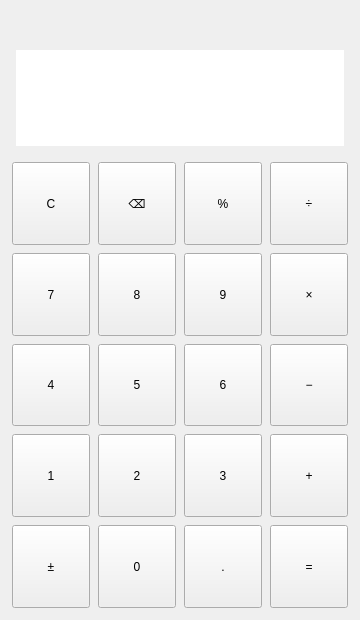
<?xml version="1.0" encoding="UTF-8"?>
<ui version="4.0">
 <class>Calculator</class>
 <widget class="QWidget" name="Calculator">
  <property name="geometry">
   <rect>
    <x>0</x>
    <y>0</y>
    <width>360</width>
    <height>620</height>
   </rect>
  </property>
  <property name="minimumSize">
   <size>
    <width>360</width>
    <height>620</height>
   </size>
  </property>
  <property name="maximumSize">
   <size>
    <width>360</width>
    <height>620</height>
   </size>
  </property>
  <property name="windowTitle">
   <string>计算器</string>
  </property>
  <layout class="QVBoxLayout" name="rootLayout">
   <property name="spacing">
    <number>8</number>
   </property>
   <property name="leftMargin">
    <number>12</number>
   </property>
   <property name="topMargin">
    <number>4</number>
   </property>
   <property name="rightMargin">
    <number>12</number>
   </property>
   <property name="bottomMargin">
    <number>12</number>
   </property>
   <item>
    <widget class="QFrame" name="displayPanel">
     <property name="minimumSize">
      <size>
       <width>0</width>
       <height>150</height>
      </size>
     </property>
     <property name="maximumSize">
      <size>
       <width>16777215</width>
       <height>150</height>
      </size>
     </property>
     <property name="sizePolicy">
      <sizepolicy hsizetype="Expanding" vsizetype="Fixed">
       <horstretch>0</horstretch>
       <verstretch>0</verstretch>
      </sizepolicy>
     </property>
     <property name="frameShape">
      <enum>QFrame::NoFrame</enum>
     </property>
     <layout class="QVBoxLayout" name="displayLayout">
      <property name="spacing">
       <number>2</number>
      </property>
      <property name="leftMargin">
       <number>4</number>
      </property>
      <property name="topMargin">
       <number>8</number>
      </property>
      <property name="rightMargin">
       <number>4</number>
      </property>
      <property name="bottomMargin">
       <number>4</number>
      </property>
      <item>
       <widget class="QLabel" name="expressionLabel">
        <property name="minimumSize">
         <size>
          <width>0</width>
          <height>22</height>
         </size>
        </property>
        <property name="maximumSize">
         <size>
          <width>16777215</width>
          <height>28</height>
         </size>
        </property>
        <property name="sizePolicy">
         <sizepolicy hsizetype="Preferred" vsizetype="Fixed">
          <horstretch>0</horstretch>
          <verstretch>0</verstretch>
         </sizepolicy>
        </property>
        <property name="focusPolicy">
         <enum>Qt::NoFocus</enum>
        </property>
        <property name="text">
         <string/>
        </property>
        <property name="alignment">
         <set>Qt::AlignRight|Qt::AlignTrailing|Qt::AlignVCenter</set>
        </property>
       </widget>
      </item>
      <item>
       <widget class="QLineEdit" name="displayEdit">
        <property name="minimumSize">
         <size>
          <width>0</width>
          <height>96</height>
         </size>
        </property>
        <property name="maximumSize">
         <size>
          <width>16777215</width>
          <height>96</height>
         </size>
        </property>
        <property name="sizePolicy">
         <sizepolicy hsizetype="Expanding" vsizetype="Fixed">
          <horstretch>0</horstretch>
          <verstretch>0</verstretch>
         </sizepolicy>
        </property>
        <property name="focusPolicy">
         <enum>Qt::NoFocus</enum>
        </property>
        <property name="frame">
         <bool>false</bool>
        </property>
        <property name="readOnly">
         <bool>true</bool>
        </property>
        <property name="alignment">
         <set>Qt::AlignRight|Qt::AlignTrailing|Qt::AlignVCenter</set>
        </property>
       </widget>
      </item>
     </layout>
    </widget>
   </item>
   <item>
    <layout class="QGridLayout" name="buttonGrid">
     <property name="horizontalSpacing">
      <number>8</number>
     </property>
     <property name="verticalSpacing">
      <number>8</number>
     </property>
     <item row="0" column="0">
      <widget class="QPushButton" name="btnClear">
       <property name="minimumSize">
        <size>
         <width>68</width>
         <height>56</height>
        </size>
       </property>
       <property name="sizePolicy">
        <sizepolicy hsizetype="Expanding" vsizetype="Expanding">
         <horstretch>0</horstretch>
         <verstretch>0</verstretch>
        </sizepolicy>
       </property>
       <property name="focusPolicy">
        <enum>Qt::NoFocus</enum>
       </property>
       <property name="cursor">
        <cursorShape>PointingHandCursor</cursorShape>
       </property>
       <property name="text">
        <string>C</string>
       </property>
      </widget>
     </item>
     <item row="0" column="1">
      <widget class="QPushButton" name="btnBackspace">
       <property name="minimumSize">
        <size>
         <width>68</width>
         <height>56</height>
        </size>
       </property>
       <property name="sizePolicy">
        <sizepolicy hsizetype="Expanding" vsizetype="Expanding">
         <horstretch>0</horstretch>
         <verstretch>0</verstretch>
        </sizepolicy>
       </property>
       <property name="focusPolicy">
        <enum>Qt::NoFocus</enum>
       </property>
       <property name="cursor">
        <cursorShape>PointingHandCursor</cursorShape>
       </property>
       <property name="text">
        <string>⌫</string>
       </property>
      </widget>
     </item>
     <item row="0" column="2">
      <widget class="QPushButton" name="btnPercent">
       <property name="minimumSize">
        <size>
         <width>68</width>
         <height>56</height>
        </size>
       </property>
       <property name="sizePolicy">
        <sizepolicy hsizetype="Expanding" vsizetype="Expanding">
         <horstretch>0</horstretch>
         <verstretch>0</verstretch>
        </sizepolicy>
       </property>
       <property name="focusPolicy">
        <enum>Qt::NoFocus</enum>
       </property>
       <property name="cursor">
        <cursorShape>PointingHandCursor</cursorShape>
       </property>
       <property name="text">
        <string>%</string>
       </property>
      </widget>
     </item>
     <item row="0" column="3">
      <widget class="QPushButton" name="btnDivide">
       <property name="minimumSize">
        <size>
         <width>68</width>
         <height>56</height>
        </size>
       </property>
       <property name="sizePolicy">
        <sizepolicy hsizetype="Expanding" vsizetype="Expanding">
         <horstretch>0</horstretch>
         <verstretch>0</verstretch>
        </sizepolicy>
       </property>
       <property name="focusPolicy">
        <enum>Qt::NoFocus</enum>
       </property>
       <property name="cursor">
        <cursorShape>PointingHandCursor</cursorShape>
       </property>
       <property name="text">
        <string>÷</string>
       </property>
      </widget>
     </item>
     <item row="1" column="0">
      <widget class="QPushButton" name="btn7">
       <property name="minimumSize">
        <size>
         <width>68</width>
         <height>56</height>
        </size>
       </property>
       <property name="sizePolicy">
        <sizepolicy hsizetype="Expanding" vsizetype="Expanding">
         <horstretch>0</horstretch>
         <verstretch>0</verstretch>
        </sizepolicy>
       </property>
       <property name="focusPolicy">
        <enum>Qt::NoFocus</enum>
       </property>
       <property name="cursor">
        <cursorShape>PointingHandCursor</cursorShape>
       </property>
       <property name="text">
        <string>7</string>
       </property>
      </widget>
     </item>
     <item row="1" column="1">
      <widget class="QPushButton" name="btn8">
       <property name="minimumSize">
        <size>
         <width>68</width>
         <height>56</height>
        </size>
       </property>
       <property name="sizePolicy">
        <sizepolicy hsizetype="Expanding" vsizetype="Expanding">
         <horstretch>0</horstretch>
         <verstretch>0</verstretch>
        </sizepolicy>
       </property>
       <property name="focusPolicy">
        <enum>Qt::NoFocus</enum>
       </property>
       <property name="cursor">
        <cursorShape>PointingHandCursor</cursorShape>
       </property>
       <property name="text">
        <string>8</string>
       </property>
      </widget>
     </item>
     <item row="1" column="2">
      <widget class="QPushButton" name="btn9">
       <property name="minimumSize">
        <size>
         <width>68</width>
         <height>56</height>
        </size>
       </property>
       <property name="sizePolicy">
        <sizepolicy hsizetype="Expanding" vsizetype="Expanding">
         <horstretch>0</horstretch>
         <verstretch>0</verstretch>
        </sizepolicy>
       </property>
       <property name="focusPolicy">
        <enum>Qt::NoFocus</enum>
       </property>
       <property name="cursor">
        <cursorShape>PointingHandCursor</cursorShape>
       </property>
       <property name="text">
        <string>9</string>
       </property>
      </widget>
     </item>
     <item row="1" column="3">
      <widget class="QPushButton" name="btnMultiply">
       <property name="minimumSize">
        <size>
         <width>68</width>
         <height>56</height>
        </size>
       </property>
       <property name="sizePolicy">
        <sizepolicy hsizetype="Expanding" vsizetype="Expanding">
         <horstretch>0</horstretch>
         <verstretch>0</verstretch>
        </sizepolicy>
       </property>
       <property name="focusPolicy">
        <enum>Qt::NoFocus</enum>
       </property>
       <property name="cursor">
        <cursorShape>PointingHandCursor</cursorShape>
       </property>
       <property name="text">
        <string>×</string>
       </property>
      </widget>
     </item>
     <item row="2" column="0">
      <widget class="QPushButton" name="btn4">
       <property name="minimumSize">
        <size>
         <width>68</width>
         <height>56</height>
        </size>
       </property>
       <property name="sizePolicy">
        <sizepolicy hsizetype="Expanding" vsizetype="Expanding">
         <horstretch>0</horstretch>
         <verstretch>0</verstretch>
        </sizepolicy>
       </property>
       <property name="focusPolicy">
        <enum>Qt::NoFocus</enum>
       </property>
       <property name="cursor">
        <cursorShape>PointingHandCursor</cursorShape>
       </property>
       <property name="text">
        <string>4</string>
       </property>
      </widget>
     </item>
     <item row="2" column="1">
      <widget class="QPushButton" name="btn5">
       <property name="minimumSize">
        <size>
         <width>68</width>
         <height>56</height>
        </size>
       </property>
       <property name="sizePolicy">
        <sizepolicy hsizetype="Expanding" vsizetype="Expanding">
         <horstretch>0</horstretch>
         <verstretch>0</verstretch>
        </sizepolicy>
       </property>
       <property name="focusPolicy">
        <enum>Qt::NoFocus</enum>
       </property>
       <property name="cursor">
        <cursorShape>PointingHandCursor</cursorShape>
       </property>
       <property name="text">
        <string>5</string>
       </property>
      </widget>
     </item>
     <item row="2" column="2">
      <widget class="QPushButton" name="btn6">
       <property name="minimumSize">
        <size>
         <width>68</width>
         <height>56</height>
        </size>
       </property>
       <property name="sizePolicy">
        <sizepolicy hsizetype="Expanding" vsizetype="Expanding">
         <horstretch>0</horstretch>
         <verstretch>0</verstretch>
        </sizepolicy>
       </property>
       <property name="focusPolicy">
        <enum>Qt::NoFocus</enum>
       </property>
       <property name="cursor">
        <cursorShape>PointingHandCursor</cursorShape>
       </property>
       <property name="text">
        <string>6</string>
       </property>
      </widget>
     </item>
     <item row="2" column="3">
      <widget class="QPushButton" name="btnSubtract">
       <property name="minimumSize">
        <size>
         <width>68</width>
         <height>56</height>
        </size>
       </property>
       <property name="sizePolicy">
        <sizepolicy hsizetype="Expanding" vsizetype="Expanding">
         <horstretch>0</horstretch>
         <verstretch>0</verstretch>
        </sizepolicy>
       </property>
       <property name="focusPolicy">
        <enum>Qt::NoFocus</enum>
       </property>
       <property name="cursor">
        <cursorShape>PointingHandCursor</cursorShape>
       </property>
       <property name="text">
        <string>−</string>
       </property>
      </widget>
     </item>
     <item row="3" column="0">
      <widget class="QPushButton" name="btn1">
       <property name="minimumSize">
        <size>
         <width>68</width>
         <height>56</height>
        </size>
       </property>
       <property name="sizePolicy">
        <sizepolicy hsizetype="Expanding" vsizetype="Expanding">
         <horstretch>0</horstretch>
         <verstretch>0</verstretch>
        </sizepolicy>
       </property>
       <property name="focusPolicy">
        <enum>Qt::NoFocus</enum>
       </property>
       <property name="cursor">
        <cursorShape>PointingHandCursor</cursorShape>
       </property>
       <property name="text">
        <string>1</string>
       </property>
      </widget>
     </item>
     <item row="3" column="1">
      <widget class="QPushButton" name="btn2">
       <property name="minimumSize">
        <size>
         <width>68</width>
         <height>56</height>
        </size>
       </property>
       <property name="sizePolicy">
        <sizepolicy hsizetype="Expanding" vsizetype="Expanding">
         <horstretch>0</horstretch>
         <verstretch>0</verstretch>
        </sizepolicy>
       </property>
       <property name="focusPolicy">
        <enum>Qt::NoFocus</enum>
       </property>
       <property name="cursor">
        <cursorShape>PointingHandCursor</cursorShape>
       </property>
       <property name="text">
        <string>2</string>
       </property>
      </widget>
     </item>
     <item row="3" column="2">
      <widget class="QPushButton" name="btn3">
       <property name="minimumSize">
        <size>
         <width>68</width>
         <height>56</height>
        </size>
       </property>
       <property name="sizePolicy">
        <sizepolicy hsizetype="Expanding" vsizetype="Expanding">
         <horstretch>0</horstretch>
         <verstretch>0</verstretch>
        </sizepolicy>
       </property>
       <property name="focusPolicy">
        <enum>Qt::NoFocus</enum>
       </property>
       <property name="cursor">
        <cursorShape>PointingHandCursor</cursorShape>
       </property>
       <property name="text">
        <string>3</string>
       </property>
      </widget>
     </item>
     <item row="3" column="3">
      <widget class="QPushButton" name="btnAdd">
       <property name="minimumSize">
        <size>
         <width>68</width>
         <height>56</height>
        </size>
       </property>
       <property name="sizePolicy">
        <sizepolicy hsizetype="Expanding" vsizetype="Expanding">
         <horstretch>0</horstretch>
         <verstretch>0</verstretch>
        </sizepolicy>
       </property>
       <property name="focusPolicy">
        <enum>Qt::NoFocus</enum>
       </property>
       <property name="cursor">
        <cursorShape>PointingHandCursor</cursorShape>
       </property>
       <property name="text">
        <string>+</string>
       </property>
      </widget>
     </item>
     <item row="4" column="0">
      <widget class="QPushButton" name="btnSign">
       <property name="minimumSize">
        <size>
         <width>68</width>
         <height>56</height>
        </size>
       </property>
       <property name="sizePolicy">
        <sizepolicy hsizetype="Expanding" vsizetype="Expanding">
         <horstretch>0</horstretch>
         <verstretch>0</verstretch>
        </sizepolicy>
       </property>
       <property name="focusPolicy">
        <enum>Qt::NoFocus</enum>
       </property>
       <property name="cursor">
        <cursorShape>PointingHandCursor</cursorShape>
       </property>
       <property name="text">
        <string>±</string>
       </property>
      </widget>
     </item>
     <item row="4" column="1">
      <widget class="QPushButton" name="btn0">
       <property name="minimumSize">
        <size>
         <width>68</width>
         <height>56</height>
        </size>
       </property>
       <property name="sizePolicy">
        <sizepolicy hsizetype="Expanding" vsizetype="Expanding">
         <horstretch>0</horstretch>
         <verstretch>0</verstretch>
        </sizepolicy>
       </property>
       <property name="focusPolicy">
        <enum>Qt::NoFocus</enum>
       </property>
       <property name="cursor">
        <cursorShape>PointingHandCursor</cursorShape>
       </property>
       <property name="text">
        <string>0</string>
       </property>
      </widget>
     </item>
     <item row="4" column="2">
      <widget class="QPushButton" name="btnDot">
       <property name="minimumSize">
        <size>
         <width>68</width>
         <height>56</height>
        </size>
       </property>
       <property name="sizePolicy">
        <sizepolicy hsizetype="Expanding" vsizetype="Expanding">
         <horstretch>0</horstretch>
         <verstretch>0</verstretch>
        </sizepolicy>
       </property>
       <property name="focusPolicy">
        <enum>Qt::NoFocus</enum>
       </property>
       <property name="cursor">
        <cursorShape>PointingHandCursor</cursorShape>
       </property>
       <property name="text">
        <string>.</string>
       </property>
      </widget>
     </item>
     <item row="4" column="3">
      <widget class="QPushButton" name="btnEquals">
       <property name="minimumSize">
        <size>
         <width>68</width>
         <height>56</height>
        </size>
       </property>
       <property name="sizePolicy">
        <sizepolicy hsizetype="Expanding" vsizetype="Expanding">
         <horstretch>0</horstretch>
         <verstretch>0</verstretch>
        </sizepolicy>
       </property>
       <property name="focusPolicy">
        <enum>Qt::NoFocus</enum>
       </property>
       <property name="cursor">
        <cursorShape>PointingHandCursor</cursorShape>
       </property>
       <property name="text">
        <string>=</string>
       </property>
      </widget>
     </item>
    </layout>
   </item>
  </layout>
 </widget>
 <resources/>
 <connections/>
</ui>
